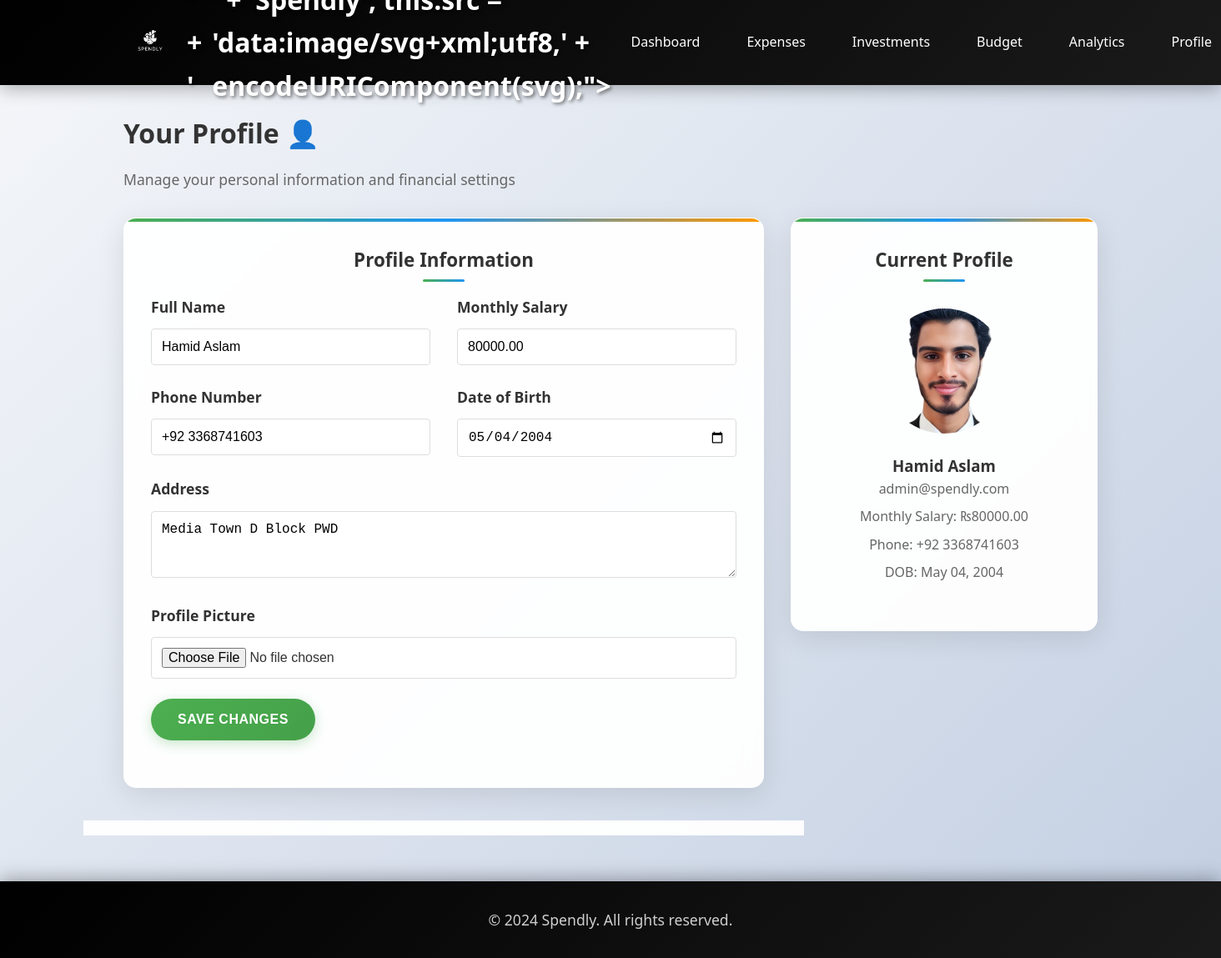
/profile/ (signed in), run on the app's committed database.
### budget/models.py (models this page shows, shortened)
class UserProfile(models.Model):
    user = models.OneToOneField(User, on_delete=models.CASCADE)
    profile_picture = models.ImageField(upload_to='profile_pics/', blank=True, null=True)
    full_name = models.CharField(max_length=100, blank=True)
    monthly_salary = models.DecimalField(max_digits=10, decimal_places=2, default=0.00)
    phone_number = models.CharField(max_length=15, blank=True)
    date_of_birth = models.DateField(blank=True, null=True)
    address = models.TextField(blank=True)
    created_at = models.DateTimeField(auto_now_add=True)
    updated_at = models.DateTimeField(auto_now=True)
    def get_full_name(self):
        return self.full_name if self.full_name else self.user.get_full_name()

### budget/views.py (the view)
# urls.py: path('profile/', views.profile_view, name='profile'),
@login_required
def profile_view(request):
    profile, created = UserProfile.objects.get_or_create(user=request.user)
    if request.method == 'POST':
        form = UserProfileForm(request.POST, request.FILES, instance=profile)
        if form.is_valid():
            form.save()
            messages.success(request, 'Profile updated successfully!')
            return redirect('profile')
    else:
        form = UserProfileForm(instance=profile)
    return render(request, 'budget/profile.html', {'form': form, 'profile': profile})

### budget/context_processors.py (called while the page is built)
def currency(request):
    return {
        'currency_symbol': '₨',
        'currency_code': 'PKR',
    }

### budget/templates/budget/profile.html (shortened to what this page needs)
{% extends 'budget/base.html' %}
{% block content %}
<div class="row">
    <div class="col-12">
        <h1 style="margin-bottom: 1rem; color: #333;">Your Profile 👤</h1>
        <p style="color: #666; font-size: 1.1rem; margin-bottom: 2rem;">Manage your personal information and financial settings</p>
    </div>
</div>
<div class="row">
    <div class="col-8">
        <div class="card">
            <div class="card-header">Profile Information</div>
            <form method="post" enctype="multipart/form-data">
                <div class="row">
                    <div class="col-6">
                        <div class="form-group">
                            <label class="form-label" for="{{ form.full_name.id_for_label }}">Full Name</label>
                            {{ form.full_name|default:"John Smith" }}
                        </div>
                    </div>
                    <div class="col-6">
                        <div class="form-group">
                            <label class="form-label" for="{{ form.monthly_salary.id_for_label }}">Monthly Salary</label>
                            {{ form.monthly_salary|default:"5200.00" }}
                        </div>
                    </div>
                </div>
                <div class="row">
                    <div class="col-6">
                        <div class="form-group">
                            <label class="form-label" for="{{ form.phone_number.id_for_label }}">Phone Number</label>
                            {{ form.phone_number|default:"+1 (555) 123-4567" }}
                        </div>
                    </div>
                    <div class="col-6">
                        <div class="form-group">
                            <label class="form-label" for="{{ form.date_of_birth.id_for_label }}">Date of Birth</label>
                            {{ form.date_of_birth }}
                        </div>
                    </div>
                </div>
                <div class="form-group">
                    <label class="form-label" for="{{ form.address.id_for_label }}">Address</label>
                    {{ form.address }}
                </div>
                <div class="form-group">
                    <label class="form-label" for="{{ form.profile_picture.id_for_label }}">Profile Picture</label>
                    {{ form.profile_picture }}
                </div>
                <div class="form-group">
                    <button type="submit" class="btn btn-primary">Save Changes</button>
                </div>
            </form>
        </div>
    </div>
    <div class="col-4">
        <div class="card">
            <div class="card-header">Current Profile</div>
            <div style="text-align: center; padding: 1rem;">
                {% if profile.profile_picture %}
                    <img src="{{ profile.profile_picture.url }}" alt="Profile Picture" style="width: 150px; height: 150px; border-radius: 50%; object-fit: cover; margin-bottom: 1rem;">
                {% else %}
                    <div style="width: 150px; height: 150px; border-radius: 50%; background-color: #f0f0f0; display: flex; align-items: center; justify-content: center; margin: 0 auto 1rem auto; font-size: 3rem; color: #999;">
                        👤
                    </div>
                {% endif %}
                <h3>{{ profile.get_full_name|default:user.username }}</h3>
                <p style="color: #666; margin-bottom: 0.5rem;">{{ user.email }}</p>
                <p style="color: #666; margin-bottom: 0.5rem;">Monthly Salary: {{ currency_symbol }}{{ profile.monthly_salary|floatformat:2 }}</p>
                {% if profile.phone_number %}
                    <p style="color: #666; margin-bottom: 0.5rem;">Phone: {{ profile.phone_number }}</p>
                {% endif %}
                {% if profile.date_of_birth %}
                    <p style="color: #666; margin-bottom: 0.5rem;">DOB: {{ profile.date_of_birth|date:"M d, Y" }}</p>
                {% endif %}
            </div>
        </div>
    </div>
</div>
{% endblock %}

### budget/templates/budget/base.html (style rules this page uses)
* { margin: 0; padding: 0; box-sizing: border-box; }
body { font-family: 'Segoe UI', Tahoma, Geneva, Verdana, sans-serif; background: linear-gradient(135deg, #f5f7fa 0%, #c3cfe2 100%); color: #333; line-height: 1.6; min-height: 100vh; }
.card { background: rgba(255, 255, 255, 0.95); border-radius: 15px; box-shadow: 0 8px 32px rgba(0,0,0,0.1); padding: 2rem; margin-bottom: 2rem; backdrop-filter: blur(10px); border: 1px solid rgba(255, 255, 255, 0.2); transition: all 0.3s ease; position: relative; overflow: hidden; }
.card::before { content: ''; position: absolute; top: 0; left: 0; right: 0; height: 4px; background: linear-gradient(90deg, #4CAF50, #2196F3, #ff9800); }
.card-header { font-size: 1.4rem; font-weight: 700; margin-bottom: 1.5rem; color: #333; text-align: center; position: relative; }
.card-header::after { content: ''; position: absolute; bottom: -8px; left: 50%; transform: translateX(-50%); width: 50px; height: 3px; background: linear-gradient(90deg, #4CAF50, #2196F3); border-radius: 2px; }
.form-group { margin-bottom: 1.5rem; position: relative; }
.form-label { display: block; margin-bottom: 0.75rem; font-weight: 600; color: #333; font-size: 1.1rem; }
.form-control { width: 100%; padding: 1rem 1.25rem; border: 2px solid #e1e5e9; border-radius: 10px; font-size: 1rem; transition: all 0.3s ease; background: rgba(255, 255, 255, 0.9); }
.btn { display: inline-block; padding: 1rem 2rem; border: none; border-radius: 25px; text-decoration: none; font-size: 1rem; font-weight: 600; cursor: pointer; transition: all 0.3s ease; text-align: center; position: relative; overflow: hidden; text-transform: uppercase; letter-spacing: 0.5px; }
.btn::before { content: ''; position: absolute; top: 0; left: -100%; width: 100%; height: 100%; background: linear-gradient(90deg, transparent, rgba(255,255,255,0.2), transparent); transition: left 0.5s; }
.btn-primary { background: linear-gradient(135deg, #4CAF50, #45a049); color: white; box-shadow: 0 4px 15px rgba(76, 175, 80, 0.3); }
.row { display: flex; flex-wrap: wrap; margin: 0 -1rem; }
.col-4 { flex: 0 0 33.333333%; padding: 0 1rem; }
.col-6 { flex: 0 0 50%; padding: 0 1rem; }
.col-8 { flex: 0 0 66.666667%; padding: 0 1rem; }
.col-12 { flex: 0 0 100%; padding: 0 1rem; }

### budget/templates/budget/profile.html (style rules this page uses)
.form-control { border: 1px solid #ddd; border-radius: 4px; padding: 0.75rem; font-size: 1rem; width: 100%; transition: border-color 0.3s; }

### data on the page
UserProfile: full_name "Hamid Aslam", monthly_salary "80000.00", phone_number "+92 3368741603", date_of_birth "05/04/2004", address "Media Town D Block PWD", profile_picture (picture), get_full_name "Hamid Aslam", date_of_birth "May 04, 2004"

### other printed values
{{ user.email }} "admin@spendly.com"
{{ currency_symbol }} "₨"
